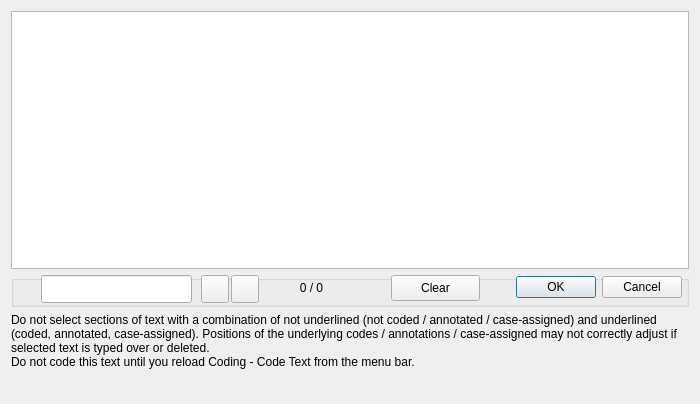
<?xml version="1.0" encoding="UTF-8"?>
<ui version="4.0">
 <class>Dialog_view_text</class>
 <widget class="QDialog" name="Dialog_view_text">
  <property name="geometry">
   <rect>
    <x>0</x>
    <y>0</y>
    <width>700</width>
    <height>404</height>
   </rect>
  </property>
  <property name="windowTitle">
   <string>View and Edit Text</string>
  </property>
  <layout class="QGridLayout" name="gridLayout">
   <item row="0" column="0">
    <widget class="QTextEdit" name="textEdit"/>
   </item>
   <item row="1" column="0">
    <widget class="QGroupBox" name="groupBox">
     <property name="minimumSize">
      <size>
       <width>0</width>
       <height>32</height>
      </size>
     </property>
     <property name="maximumSize">
      <size>
       <width>16777215</width>
       <height>32</height>
      </size>
     </property>
     <property name="title">
      <string/>
     </property>
     <widget class="QDialogButtonBox" name="buttonBox">
      <property name="geometry">
       <rect>
        <x>490</x>
        <y>0</y>
        <width>181</width>
        <height>25</height>
       </rect>
      </property>
      <property name="orientation">
       <enum>Qt::Horizontal</enum>
      </property>
      <property name="standardButtons">
       <set>QDialogButtonBox::Cancel|QDialogButtonBox::Ok</set>
      </property>
     </widget>
     <widget class="QPushButton" name="pushButton_clear">
      <property name="geometry">
       <rect>
        <x>380</x>
        <y>0</y>
        <width>89</width>
        <height>26</height>
       </rect>
      </property>
      <property name="toolTip">
       <string>Clear all text</string>
      </property>
      <property name="text">
       <string>Clear</string>
      </property>
     </widget>
     <widget class="QPushButton" name="pushButton_next">
      <property name="geometry">
       <rect>
        <x>220</x>
        <y>0</y>
        <width>28</width>
        <height>28</height>
       </rect>
      </property>
      <property name="toolTip">
       <string>&lt;html&gt;&lt;head/&gt;&lt;body&gt;&lt;p&gt;Next&lt;/p&gt;&lt;/body&gt;&lt;/html&gt;</string>
      </property>
      <property name="text">
       <string/>
      </property>
     </widget>
     <widget class="QLineEdit" name="lineEdit_search">
      <property name="geometry">
       <rect>
        <x>30</x>
        <y>0</y>
        <width>151</width>
        <height>28</height>
       </rect>
      </property>
      <property name="toolTip">
       <string>Search for text.</string>
      </property>
     </widget>
     <widget class="QLabel" name="label_search_totals">
      <property name="geometry">
       <rect>
        <x>260</x>
        <y>2</y>
        <width>81</width>
        <height>22</height>
       </rect>
      </property>
      <property name="text">
       <string>0 / 0</string>
      </property>
      <property name="alignment">
       <set>Qt::AlignCenter</set>
      </property>
     </widget>
     <widget class="QLabel" name="label_search_regex">
      <property name="geometry">
       <rect>
        <x>0</x>
        <y>4</y>
        <width>24</width>
        <height>24</height>
       </rect>
      </property>
      <property name="toolTip">
       <string>&lt;html&gt;&lt;head/&gt;&lt;body&gt;&lt;p&gt;Search uses Regex functions. &lt;/p&gt;&lt;p&gt;A dot ‘.’ is used as a wild card, e.g. ‘.ears’ will match ‘bears’ and ‘years’. &lt;/p&gt;&lt;p&gt;A ‘?’ after a character will match one or none times that character, e.g. ‘bears?’ will match ‘bear’ and ‘bears’ &lt;/p&gt;&lt;p&gt;&lt;span style=&quot; background-color:transparent;&quot;&gt;A ‘*’ after a character will match zero or more times. &lt;/span&gt;&lt;/p&gt;&lt;p&gt;&lt;span style=&quot; background-color:transparent;&quot;&gt;‘&lt;/span&gt;\. will match the dot symbol, ‘\?’ will match the question mark. ‘\n’ will match the line ending symbol. &lt;/p&gt;&lt;p&gt;Regex cheatsheet: &lt;a href=&quot;http://www.rexegg.com/regex-quickstart.html&quot;&gt;&lt;span style=&quot; text-decoration: underline; color:#000080;&quot;&gt;www.rexegg.com/regex-quickstart.html&lt;/span&gt;&lt;/a&gt;&lt;/p&gt;&lt;/body&gt;&lt;/html&gt;</string>
      </property>
      <property name="autoFillBackground">
       <bool>false</bool>
      </property>
      <property name="frameShape">
       <enum>QFrame::Box</enum>
      </property>
      <property name="lineWidth">
       <number>0</number>
      </property>
      <property name="text">
       <string/>
      </property>
      <property name="alignment">
       <set>Qt::AlignRight|Qt::AlignTrailing|Qt::AlignVCenter</set>
      </property>
      <property name="wordWrap">
       <bool>true</bool>
      </property>
     </widget>
     <widget class="QPushButton" name="pushButton_previous">
      <property name="geometry">
       <rect>
        <x>190</x>
        <y>0</y>
        <width>28</width>
        <height>28</height>
       </rect>
      </property>
      <property name="toolTip">
       <string>&lt;html&gt;&lt;head/&gt;&lt;body&gt;&lt;p&gt;Previous&lt;/p&gt;&lt;/body&gt;&lt;/html&gt;</string>
      </property>
      <property name="text">
       <string/>
      </property>
     </widget>
    </widget>
   </item>
   <item row="2" column="0">
    <widget class="QLabel" name="label_info">
     <property name="minimumSize">
      <size>
       <width>0</width>
       <height>80</height>
      </size>
     </property>
     <property name="toolTip">
      <string>Avoid selecting sections of text with a combination of not underlined (not coded / annotated / case-assigned) and underlined (coded, annotated, case-assigned).
Positions of the underlying codes / annotations / case-assigned may not correctly adjust if text is typed over or deleted.
Do not code this text until you reload Coding - Code Text from the menu bar.</string>
     </property>
     <property name="text">
      <string>Do not select sections of text with a combination of not underlined (not coded / annotated / case-assigned) and underlined (coded, annotated, case-assigned). Positions of the underlying codes / annotations / case-assigned may not correctly adjust if selected text is typed over or deleted.
Do not code this text until you reload Coding - Code Text from the menu bar.</string>
     </property>
     <property name="alignment">
      <set>Qt::AlignLeading|Qt::AlignLeft|Qt::AlignTop</set>
     </property>
     <property name="wordWrap">
      <bool>true</bool>
     </property>
    </widget>
   </item>
  </layout>
 </widget>
 <resources/>
 <connections>
  <connection>
   <sender>buttonBox</sender>
   <signal>accepted()</signal>
   <receiver>Dialog_view_text</receiver>
   <slot>accept()</slot>
   <hints>
    <hint type="sourcelabel">
     <x>248</x>
     <y>254</y>
    </hint>
    <hint type="destinationlabel">
     <x>157</x>
     <y>274</y>
    </hint>
   </hints>
  </connection>
  <connection>
   <sender>buttonBox</sender>
   <signal>rejected()</signal>
   <receiver>Dialog_view_text</receiver>
   <slot>reject()</slot>
   <hints>
    <hint type="sourcelabel">
     <x>316</x>
     <y>260</y>
    </hint>
    <hint type="destinationlabel">
     <x>286</x>
     <y>274</y>
    </hint>
   </hints>
  </connection>
 </connections>
</ui>
